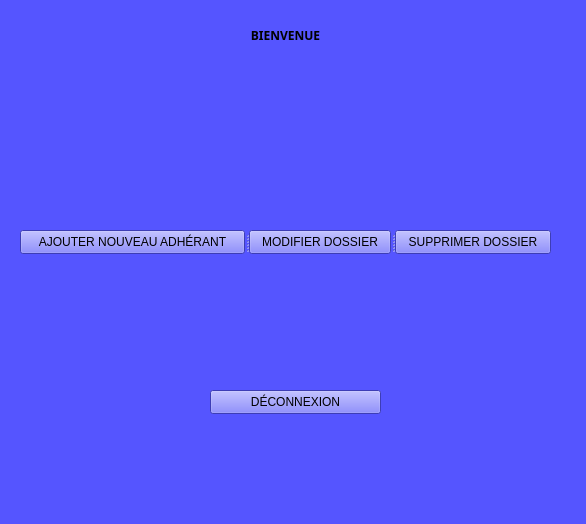
<?xml version="1.0" encoding="UTF-8"?>
<ui version="4.0">
 <class>Form</class>
 <widget class="QWidget" name="Form">
  <property name="geometry">
   <rect>
    <x>0</x>
    <y>0</y>
    <width>586</width>
    <height>524</height>
   </rect>
  </property>
  <property name="windowTitle">
   <string>Form</string>
  </property>
  <property name="styleSheet">
   <string notr="true">background-color: rgb(85, 85, 255);</string>
  </property>
  <widget class="QLabel" name="label">
   <property name="geometry">
    <rect>
     <x>130</x>
     <y>20</y>
     <width>311</width>
     <height>31</height>
    </rect>
   </property>
   <property name="font">
    <font>
     <family>Arial Black</family>
     <bold>true</bold>
    </font>
   </property>
   <property name="text">
    <string>BIENVENUE</string>
   </property>
   <property name="alignment">
    <set>Qt::AlignCenter</set>
   </property>
   <property name="wordWrap">
    <bool>false</bool>
   </property>
  </widget>
  <widget class="QPushButton" name="d">
   <property name="geometry">
    <rect>
     <x>210</x>
     <y>390</y>
     <width>171</width>
     <height>24</height>
    </rect>
   </property>
   <property name="text">
    <string>DÉCONNEXION</string>
   </property>
  </widget>
  <widget class="QSplitter" name="splitter">
   <property name="geometry">
    <rect>
     <x>20</x>
     <y>230</y>
     <width>531</width>
     <height>24</height>
    </rect>
   </property>
   <property name="orientation">
    <enum>Qt::Horizontal</enum>
   </property>
   <widget class="QPushButton" name="a">
    <property name="text">
     <string>AJOUTER NOUVEAU ADHÉRANT</string>
    </property>
   </widget>
   <widget class="QPushButton" name="m">
    <property name="text">
     <string>MODIFIER DOSSIER</string>
    </property>
   </widget>
   <widget class="QPushButton" name="s">
    <property name="text">
     <string>SUPPRIMER DOSSIER</string>
    </property>
   </widget>
  </widget>
 </widget>
 <resources/>
 <connections/>
</ui>
